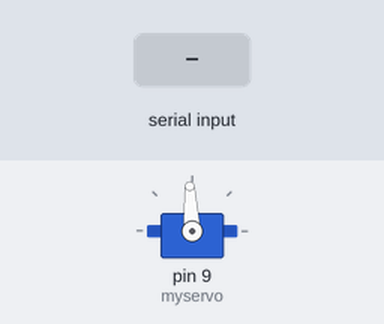
Simulated run of this sketch. Board: Arduino Uno, built with avr-gcc and run on an emulated ATmega328P. On the bench: servo. The test bench sets the inputs (shaded band).

Above: at 1.2 s.
1.3 s: "90,45\n" received over Serial
At 2.2 s:
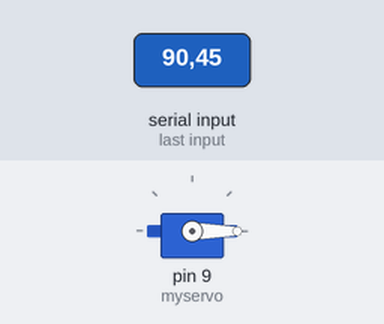
Timing chart, 0 to 4.3 s (numbered marks = the images above; inputs shaded):
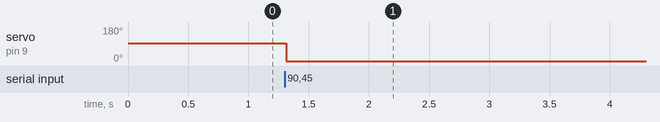

The sketch:

ESC_Test.ino
```cpp
#include <Servo.h>

Servo myservo;  // create servo object to control a servo

int val = 1500;    // variable to read the value from the analog pin

void setup() {
  myservo.attach(9);  // attaches the servo on pin 9 to the servo object
  Serial.begin(115200);
}


void loop() {
  if(Serial.available())
    val = Serial.parseInt();
  myservo.writeMicroseconds(val);
  delay(15);                           // waits for the servo to get there
}
```

Measured:
- after the input at 1.3 s, servo on pin 9 (myservo): 93° → 0° at once
